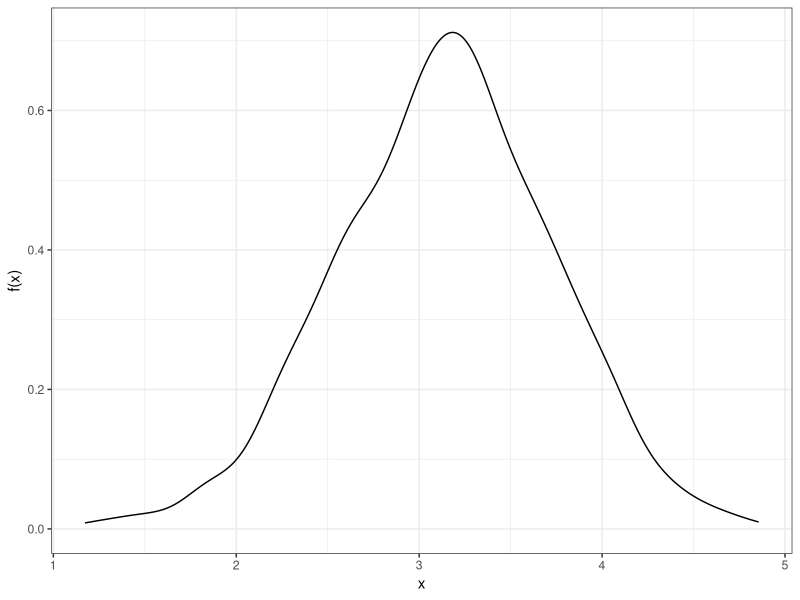
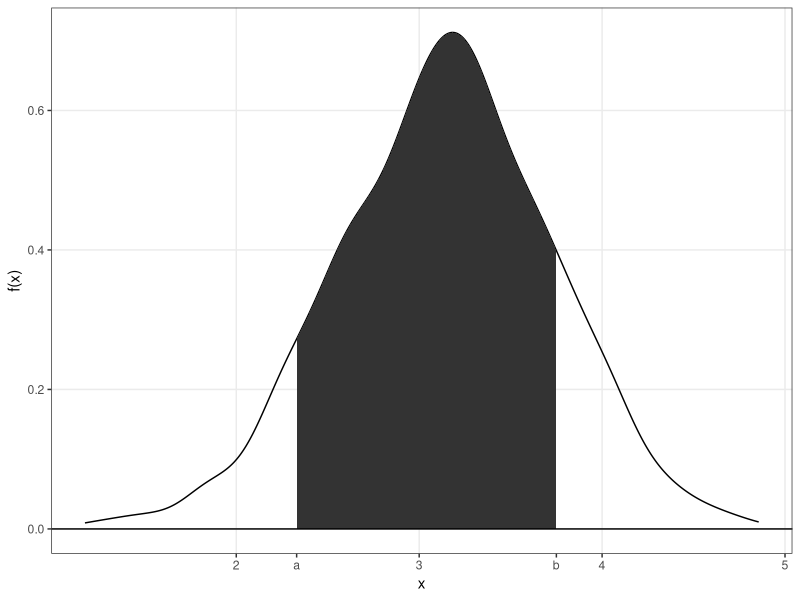
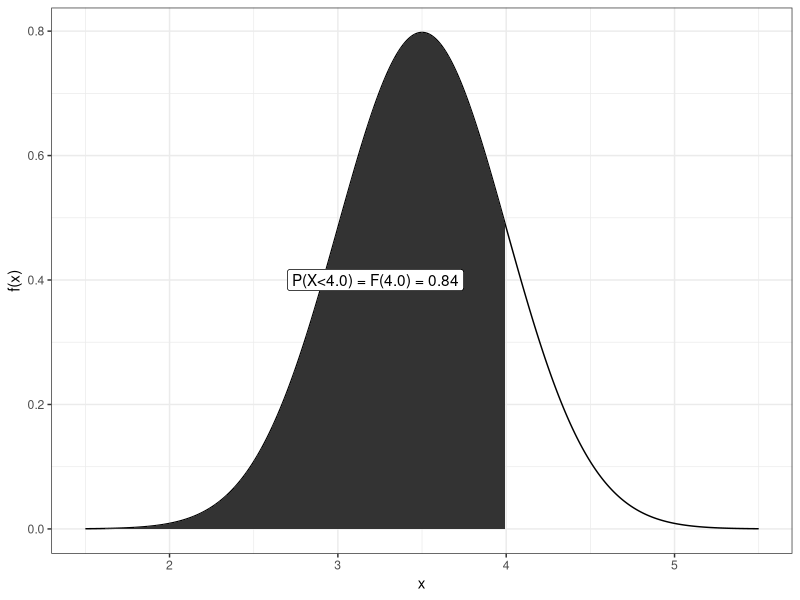
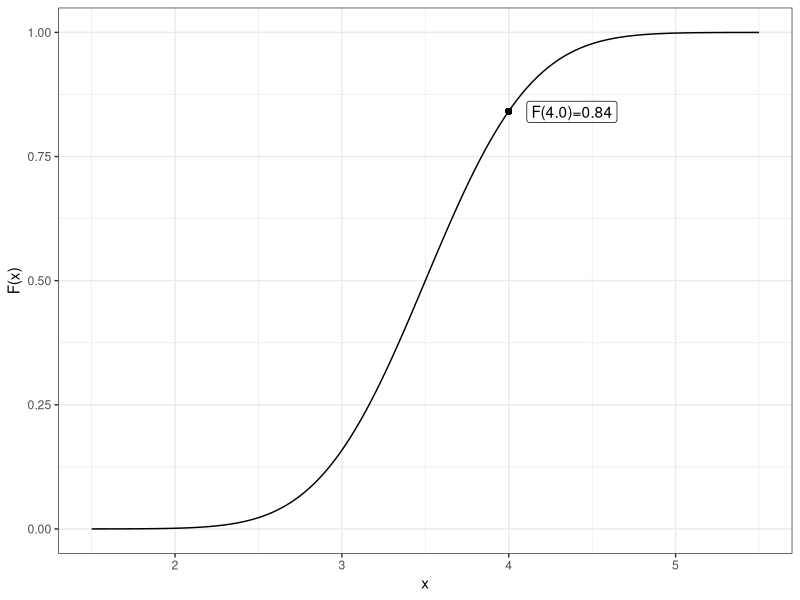

Write R code to recreate these figures, in order. (Note: this script raises an error after producing the figures.)
## ---- chunk 1
#| label: setup
#| include: FALSE
library(ggplot2)
library(reshape2)
library(knitr)
library(kableExtra)
library(tidyverse)

knitr::opts_chunk$set(fig.width=3.5, fig.height=3.5, echo = FALSE, error=FALSE, warnings=FALSE, dpi=600, fig.path = "Rfigures/prob03_", cache=TRUE)
options(digits=2)
## ---- chunk 2
## ounce <- 0.0283495231
## pound <- 0.45359237
## ggplot(babies, aes(x=wt*ounce)) + theme_bw() + xlab("x") + ylab("f(x)") + geom_density() #+ ggtitle("Weight (kg) of a newborn baby"))
##plot(ggplot(fat, aes(x=weight*pound)) + theme_bw() + xlab("x") + ylab("f(x)") + geom_density() + ggtitle("Weight (kg) of a man"))
##Simulate weights
baby <- data.frame(smoke=sample(1000, x=0:2, prob=c(0.45,0.45,0.1), replace=TRUE)) %>% mutate(m=c(3.4, 3.0, 2.5)[smoke+1], wt=rnorm(n(), mean=m, sd=0.5))
ggplot(baby, aes(x=wt)) + theme_bw() + xlab("x") + ylab("f(x)") + geom_density() 
## ---- chunk 3
#ggplot(baby, aes(x=wt)) + theme_bw() + xlab("x") + ylab("f(x)") + geom_density() 
#plot(ggplot(data.frame(w=wt), aes(x=w)) + theme_bw() + xlab("x") + ylab("f(x)") + geom_density())

df.wt <- density(baby$wt)
df.wt <- data.frame(x=df.wt$x, y=df.wt$y)
plot(ggplot(baby, aes(x=wt)) + theme_bw() + xlab("x") + ylab("f(x)") + geom_density() + geom_area(data=df.wt %>% filter(x<3.75, x>2.33), aes(x=x, y=y)) + scale_x_continuous(breaks=c(2,2.33,3,3.75,4,5), labels=c('2','a','3','b','4','5')) + geom_hline(yintercept=0) + theme(panel.grid.minor = element_blank(), panel.grid.major.x = element_line(color = c("grey92", NA, "grey92", NA, "grey92", "grey92"))))
#plot(ggplot(data.frame(w=wt), aes(x=w)) + theme_bw() + xlab("x") + ylab("f(x)") + geom_density() + geom_area(data=df.wt %>% filter(x<3.75, x>2.33), aes(x=x, y=y)) + scale_x_continuous(breaks=c(2,2.33,3,3.75,4,5), labels=c('2','a','3','b','4','5')) + geom_hline(yintercept=0) + theme(panel.grid=element_blank()))
## ---- chunk 4
w<-seq(1.5,5.5,.01)
df.nwt <- data.frame(w=w, f=dnorm(w, 3.5, 0.5))
#ggplot(df.nwt, aes(x=w, y=f)) + geom_line() + theme_bw() + xlab("Weight (kg)") + ylab("f(x)")
## ---- chunk 5
#| label: fig-wtpdfcdf
#| fig-cap: "Probability density function (pdf) and cumulative distribution function (cdf)."
#| fig-subcap: 
#|   - "PDF"
#|   - "CDF"
#| layout-ncol: 2
plot(ggplot(df.nwt, aes(x=w, y=f)) + geom_line() + theme_bw() + xlab("x") + ylab("f(x)") + geom_area(data=df.nwt %>% filter(w<4.0)) + annotate("label",label=sprintf("P(X<4.0) = F(4.0) = %.2f", pnorm(4,3.5,0.5)), x=2.7, y=0.4, hjust=0))
df.nwt$F <- pnorm(df.nwt$w, 3.5, 0.5)
plot(ggplot(df.nwt, aes(x=w, y=F)) + geom_line() + xlab("x") + ylab("F(x)") + theme_bw() + geom_point(aes(x=4, y=pnorm(4,3.5,.5))) + annotate("label",label=sprintf("F(4.0)=%.2f", pnorm(4,3.5,.5)), x=4, y=.84, hjust=-0.2))##+ ggtitle("Cumulative distribution function") 
## ---- chunk 6
#| fig-cap: "Normal probability density function and cumulative distribution functions."
#| layout-ncol: 2
dN$Fx <- pnorm(x)
ggplot(dN, aes(x=x, y=fx)) + geom_line() + scale_x_continuous(breaks=-3:3, labels=c(expression(mu-3*sigma),expression(mu-2*sigma), expression(mu-1*sigma), expression(mu), expression(mu+sigma), expression(mu + 2*sigma),  expression(mu + 3*sigma))) + xlab("") + ylab("f(x)") + theme_bw() + ggtitle("Probability density function")
ggplot(dN, aes(x=x, y=Fx)) + geom_line() + scale_x_continuous(breaks=-3:3, labels=c(expression(mu-3*sigma),expression(mu-2*sigma), expression(mu-1*sigma), expression(mu), expression(mu+sigma), expression(mu + 2*sigma),  expression(mu + 3*sigma))) + xlab("") + ylab("F(x)") + theme_bw() + ggtitle("Cumulative distribution function")
## ---- chunk 7
w<-seq(-3.5,3.5,.01)
df.nwt <- data.frame(w=w, f=dnorm(w))
plot(ggplot(df.nwt, aes(x=w, y=f)) + geom_line() + theme_bw() + xlab("x") + ylab("f(x)") + geom_area(data=df.nwt %>% filter(w<0.7)) + annotate("label",label=sprintf("P(Z<z) = F(z)"), x=-1.0, y=0.1, hjust=0) + scale_x_continuous(breaks=c(-2,0,+.7,2), labels=c("-2","0","z","2")) + theme(panel.grid.minor = element_blank(), panel.grid.major.x = element_line(color = c("grey92", "grey92", NA, "grey92"))))
## ---- chunk 8
#| label: tbl-FZtab
#| tbl-cap: "Cumulative distribution function for the standard normal distribution. The table gives F(z) = P(Z < z) for standard normal Z."
z <- sapply(seq(-3.4, -3.49, -0.01), function(x) seq(x,0,0.1))
z <- -z[nrow(z):1,]
z <- sapply(seq(0, 0.09, 0.01), function(x) seq(x,3.49,0.1))
zscore.df <- apply(pnorm(z), 2, function(x) sprintf("%.4f",x))
row.names(zscore.df) <- sprintf("%.1f", z[,1])
colnames(zscore.df) <- seq(0,0.09,0.01)
kable(zscore.df) %>% column_spec(1, bold=TRUE) |> kable_styling()
## ---- chunk 9
#| label: fig-leftskewed
#| fig-cap: "A left skewed distribution. Can for example show the distribution of age of a mouse who died of natural causes."
#| fig.width: 5
miceage <- 2*(2-rgamma(10000, 3, 9))
data.frame(age=miceage) |> ggplot(aes(x=age)) + geom_density() + theme_bw()
## ---- chunk 10
#| label: fig-meanskew
#| fig-cap: "Distribution of sample means, where the means are computed based on random samples of sizes 3, 5, 10, 15, 20 and 30, respectively."
#| fig.width: 5
#| fig.height: 5
rs <- data.frame(n = c(3,5,10,15,20,30)) |> group_by(n) |> summarize(m=replicate(10000, mean(sample(miceage, n))), .groups="drop")
rs |> ggplot(aes(x=m, fill=factor(n))) + geom_histogram(bins=50) + theme_bw() + facet_wrap(~factor(n))+ theme(legend.position="none")
## ---- chunk 11
x <- seq(-0,5, .01)
dX <- data.frame(x=x, n=rep(c(2, 3,4,5,7, 10), each=length(x))) %>%
  mutate(fx=dchisq(x, df=n-1))
#dT <- data.frame(x=x, fx=dt(x, df=n-1))
ggplot(dX, aes(x=x, y=fx, color=factor(paste0("n=",n), levels=paste0("n=",sort(unique(n)))))) + geom_line() + theme_bw() + scale_color_discrete("") + ylim(c(0,0.5))
## ---- chunk 12
x <- seq(-0,5, .01)
dX <- data.frame(x=x, n1=rep(c(2,4,10), each=length(x)), n2=rep(c(2,4,10), each=length(x)*3)) %>%
  mutate(fx=df(x, df1=n1-1, df2=n2-1))
#dT <- data.frame(x=x, fx=dt(x, df=n-1))
ggplot(dX, aes(x=x, y=fx, color=factor(sprintf("n1=%i, n2=%i",n1, n2), levels=sprintf("n1=%i, n2=%i",rep(sort(unique(n1)), each=3), sort(unique(n2)))))) + geom_line() + theme_bw() + scale_color_discrete("") + ylim(c(0,0.8))
## ---- chunk 13
x <- seq(-3.5,3.5, .01)
dT <- data.frame(x=x, n=rep(c(2, 3,5,7, 10, 15, 20, 30), each=length(x))) %>%
  mutate(fx=dt(x, df=n-1))
#dT <- data.frame(x=x, fx=dt(x, df=n-1))
ggplot(dT, aes(x=x, y=fx, color=factor(paste0("n=",n), levels=paste0("n=",sort(unique(n)))))) + geom_line() + theme_bw() + scale_color_discrete("")
